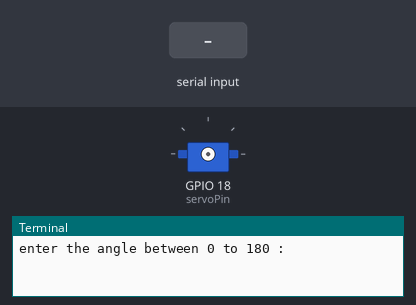
Simulated run of this program. Board: Raspberry Pi (BCM pin numbers). On the bench: servo, the last lines printed to the terminal. Inputs (shaded band) come from the test bench. Servo angles are drawn from the pulse width (0.5 ms = 0°, 2.5 ms = 180°).

Above: at 1.2 s.
1.3 s: "5" typed at the terminal, then Enter
2.8 s: "90" typed at the terminal, then Enter
At 3.5 s:
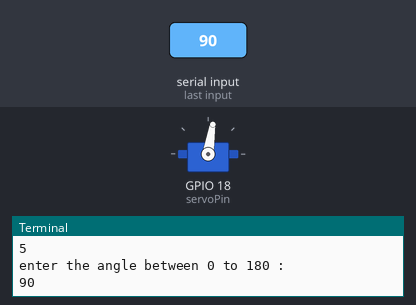
Timing chart, 0 to 5.8 s (numbered marks = the images above; inputs shaded):
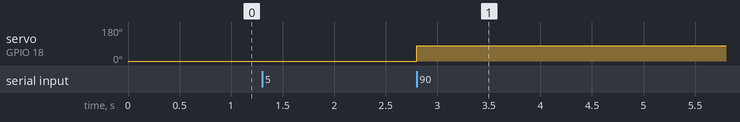

Measured:
- after the input at 2.8 s, servo on GPIO 18 (servoPin): 0° → 81° at once

The program:

servo_motor.py
```python
"""
Servo  motor interfacing with Raspberry Pi

This python program will ask the user to enter the angle and use it
to set the position of Servo motor

Python version : Python3
Tested on : Raspberry pi 3B+ and Raspberry pi Zero W
Author : Bahubali Fuladi
Date : 22/01/2022 12:26Am
"""
import RPi.GPIO as GPIO
from time import sleep


servoPin = 18 # Data pin of servo motor

GPIO.setmode(GPIO.BCM) # Broadcom pin-numbering scheme

GPIO.setup(servoPin,GPIO.OUT) #set pwm pin as output pin
servo = GPIO.PWM(servoPin,50) #enable PWM on servo pin with frequency of 50Hz
servo.start(0)  #start pwm with 0% dutycycle


"""
Function to drive the servo motor
"""
def driveServo(angle):
	duty = angle / 18 + 2
	GPIO.output(servoPin, True)
	servo.ChangeDutyCycle(duty)  #set pwm to move the servo to the required angle
	sleep(1)                    #let the servo settle down to the required angle
	GPIO.output(servoPin, False) #stop pwm
	servo.ChangeDutyCycle(0)

try:
	while True:
		a = input("enter the angle between 0 to 180 :")
		try:
			angle = int(a)
			if(angle<181) and (angle >-1):
				driveServo(angle)
			else:
				print("Invalid Input")
				continue
		except:
			print("Invalid Input")
			continue
			sleep(1)
except KeyboardInterrupt:
	print("\nThank You !")
	GPIO.cleanup() #cleanup all GPIO
```
